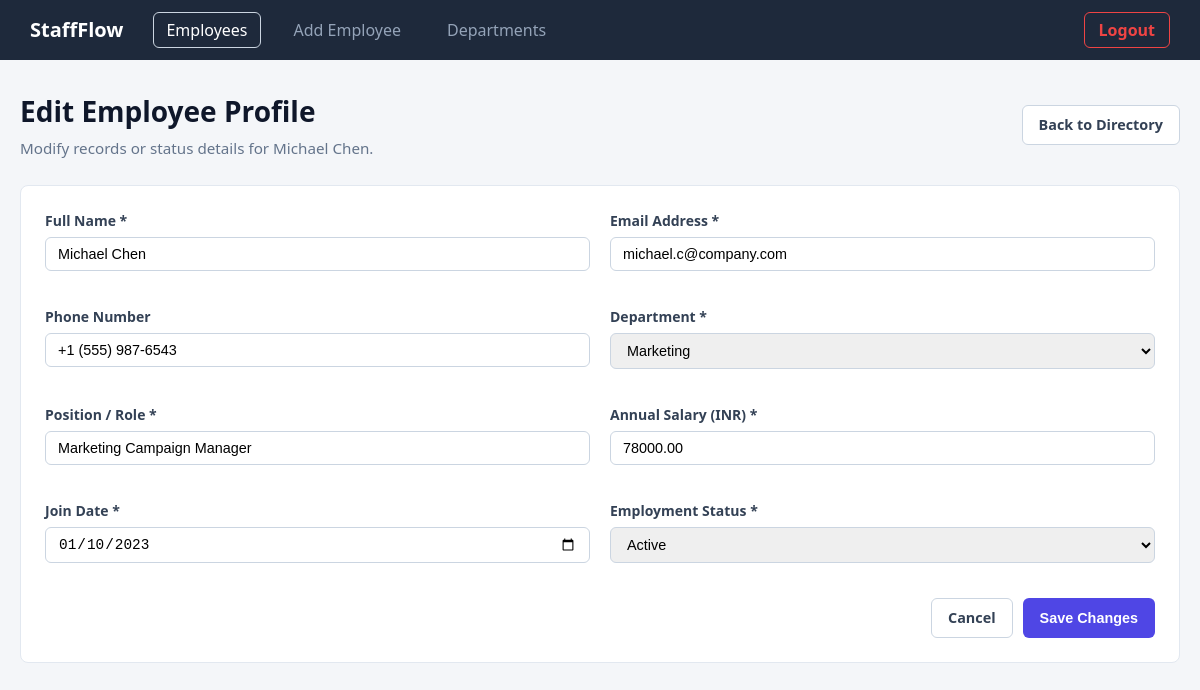
The page /edit-employee.php?id=2 (signed in) on the database its author committed.
### tables this page shows
CREATE TABLE IF NOT EXISTS employees (
    id INT AUTO_INCREMENT PRIMARY KEY,
    name VARCHAR(100) NOT NULL,
    email VARCHAR(100) UNIQUE NOT NULL,
    phone VARCHAR(20) DEFAULT NULL,
    department VARCHAR(100) NOT NULL,
    position VARCHAR(100) NOT NULL,
    salary DECIMAL(10, 2) NOT NULL DEFAULT 0.00,
    join_date DATE NOT NULL,
    status VARCHAR(20) NOT NULL DEFAULT 'Active',
    profile_pic VARCHAR(255) DEFAULT NULL,
    created_at TIMESTAMP DEFAULT CURRENT_TIMESTAMP
);

### edit-employee.php (the view, shortened to what this page needs)
<?php
require_once 'db.php';
$employee_data = null;
$select_depts_result = mysqli_query($connection, "SELECT name FROM departments ORDER BY name ASC");
$departments_list = [];
if ($select_depts_result) {
    while ($row = mysqli_fetch_assoc($select_depts_result)) {
        $departments_list[] = $row['name'];
    }
}
$employee_id = (int)$_GET['id'];
$select_emp_result = mysqli_query($connection, "SELECT * FROM employees WHERE id = $employee_id LIMIT 1");
if ($select_emp_result) {
    $employee_data = mysqli_fetch_assoc($select_emp_result);
}
?>
<!DOCTYPE html>
<html lang="en">
<head>
    <link rel="stylesheet" href="style.css">
</head>
<body>
    <nav class="navbar">
        <div class="navbar-left">
            <span class="navbar-brand">StaffFlow</span>
            <ul class="navbar-nav">
                <li><a href="employees.php" class="active">Employees</a></li>
                <li><a href="add-employee.php">Add Employee</a></li>
                <li><a href="departments.php">Departments</a></li>
            </ul>
        </div>
        <div>
            <a href="logout.php" class="navbar-logout-btn">Logout</a>
        </div>
    </nav>
    <div class="container">
        <div class="top-bar">
            <div class="top-bar-title">
                <h1>Edit Employee Profile</h1>
                <p>Modify records or status details for <?php echo htmlspecialchars($employee_data['name']); ?>.</p>
            </div>
            <div>
                <a href="employees.php" class="btn btn-secondary">Back to Directory</a>
            </div>
        </div>
        <div class="card">
            <form action="edit-employee.php?id=<?php echo $employee_id; ?>" method="POST">
                <div class="form-grid">
                    <div class="form-group">
                        <label for="name">Full Name *</label>
                        <input type="text" name="name" id="name" class="form-control" required value="<?php echo htmlspecialchars($employee_data['name']); ?>">
                    </div>
                    <div class="form-group">
                        <label for="email">Email Address *</label>
                        <input type="email" name="email" id="email" class="form-control" required value="<?php echo htmlspecialchars($employee_data['email']); ?>">
                    </div>
                    <div class="form-group">
                        <label for="phone">Phone Number</label>
                        <input type="text" name="phone" id="phone" class="form-control" value="<?php echo htmlspecialchars($employee_data['phone'] ?? ''); ?>">
                    </div>
                    <div class="form-group">
                        <label for="department">Department *</label>
                        <select name="department" id="department" class="form-control" required>
                            <?php foreach ($departments_list as $single_department): ?>
                                <option value="<?php echo htmlspecialchars($single_department); ?>" <?php echo $employee_data['department'] === $single_department ? 'selected' : ''; ?>>
                                    <?php echo htmlspecialchars($single_department); ?>
                                </option>
                            <?php endforeach; ?>
                        </select>
                    </div>
                    <div class="form-group">
                        <label for="position">Position / Role *</label>
                        <input type="text" name="position" id="position" class="form-control" required value="<?php echo htmlspecialchars($employee_data['position']); ?>">
                    </div>
                    <div class="form-group">
                        <label for="salary">Annual Salary (INR) *</label>
                        <input type="number" step="0.01" name="salary" id="salary" class="form-control" required value="<?php echo htmlspecialchars($employee_data['salary']); ?>">
                    </div>
                    <div class="form-group">
                        <label for="join_date">Join Date *</label>
                        <input type="date" name="join_date" id="join_date" class="form-control" required value="<?php echo htmlspecialchars($employee_data['join_date']); ?>">
                    </div>
                    <div class="form-group">
                        <label for="status">Employment Status *</label>
                        <select name="status" id="status" class="form-control" required>
                            <option value="Active" <?php echo $employee_data['status'] === 'Active' ? 'selected' : ''; ?>>Active</option>
                        </select>
                    </div>
                </div>
                <div class="form-actions">
                    <a href="employees.php" class="btn btn-secondary">Cancel</a>
                    <button type="submit" class="btn btn-primary">Save Changes</button>
                </div>
            </form>
        </div>
    </div>
</body>
</html>

### style.css (style rules this page uses)
body { font-family: system-ui, -apple-system, BlinkMacSystemFont, "Segoe UI", Roboto, sans-serif; margin: 0; padding: 0; background-color: #f4f6f9; color: #333; line-height: 1.5; }
.navbar { background-color: #1e293b; color: white; padding: 15px 30px; display: flex; justify-content: space-between; align-items: center; }
.navbar-left { display: flex; align-items: center; gap: 30px; }
.navbar-brand { font-size: 1.25rem; font-weight: 700; }
.navbar-nav { display: flex; gap: 20px; list-style: none; margin: 0; padding: 0; }
.navbar-nav a { color: #94a3b8; text-decoration: none; font-weight: 500; padding: 6px 12px; border: 1px solid transparent; border-radius: 6px; transition: all 0.2s ease; }
.navbar-nav a:hover, .navbar-nav a.active { color: white; border-color: #cbd5e1; }
.navbar-logout-btn { color: #ef4444; text-decoration: none; font-weight: 600; padding: 6px 14px; border: 1px solid #ef4444; border-radius: 6px; transition: all 0.2s ease; }
.container { max-width: 1200px; margin: 30px auto; padding: 0 20px; }
h1 { font-size: 1.75rem; margin-top: 0; margin-bottom: 5px; color: #0f172a; }
.top-bar-title p { margin: 0; color: #64748b; font-size: 0.95rem; }
.top-bar { display: flex; justify-content: space-between; align-items: center; margin-bottom: 25px; }
.btn { display: inline-flex; align-items: center; gap: 6px; padding: 8px 16px; border-radius: 6px; text-decoration: none; font-weight: 600; font-size: 0.9rem; cursor: pointer; border: 1px solid transparent; }
.btn-primary { background-color: #4f46e5; color: white; }
.btn-secondary { background-color: white; color: #334155; border-color: #cbd5e1; }
.card { background: white; padding: 24px; border-radius: 8px; border: 1px solid #e2e8f0; margin-bottom: 20px; }
.form-grid { display: grid; grid-template-columns: 1fr 1fr; gap: 20px; }
.form-group { margin-bottom: 15px; display: flex; flex-direction: column; }
.form-group label { margin-bottom: 6px; font-weight: 600; font-size: 0.875rem; color: #334155; }
.form-control { padding: 8px 12px; border: 1px solid #cbd5e1; border-radius: 6px; font-size: 0.9rem; outline: none; }
.form-actions { margin-top: 20px; display: flex; justify-content: flex-end; gap: 10px; }

### rows shown on the page
employees: name "Michael Chen", email "michael.c@company.com", phone "+1 (555) 987-6543", department "Marketing", position "Marketing Campaign Manager", salary "78000.00", join_date "01/10/2023"
